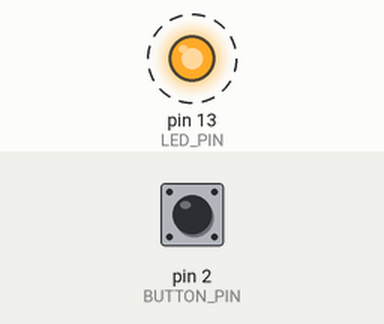
Simulated run of this sketch. Board: Arduino Uno, built with avr-gcc and run on an emulated ATmega328P. Parts: output pins drawn as LEDs (lit = HIGH). Dashed ring = blinking. The test bench sets the inputs (shaded band); at power-on: pin 2 (BUTTON_PIN) HIGH.

Above: at 0.9 s.
1.3 s: pin 2 (BUTTON_PIN) pulled LOW for 0.15 s
At 2.54 s:
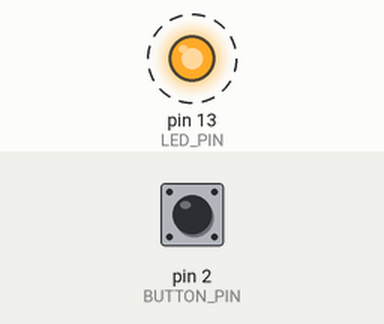
4.3 s: pin 2 (BUTTON_PIN) pulled LOW for 1 s
7.3 s: pin 2 (BUTTON_PIN) pulled LOW for 3.2 s
At 13.0 s:
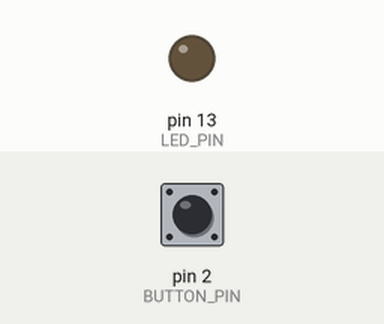
Timing chart, 0 to 18.0 s (numbered marks = the images above; inputs shaded):
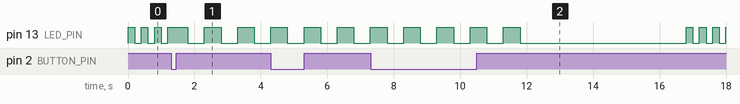

Measured:
- after the input at 1.3 s, pin 13 (LED_PIN): alternates HIGH for 0.50 s and LOW for 0.50 s, starting after 0.50 s
- by itself, pin 13 (LED_PIN): alternates HIGH for 0.20 s and LOW for 0.20 s

The sketch:

3_lab3.ino
```cpp
#define BUTTON_PIN 2
#define LED_PIN 13

volatile bool buttonPressed = false;

bool idleLedState = false;
unsigned long idleLastToggle = 0;
const unsigned long IDLE_INTERVAL = 200;

bool fastLedState = false;
unsigned long fastLastToggle = 0;
int blinkCount = 0;
const unsigned long FAST_INTERVAL = 500;

unsigned long pauseStartTime = 0; //пауза
const unsigned long PAUSE_DURATION = 5000;

byte state = 0; //состояние, где 0 это постоянное мигание, 1 это 1гцх5, 2 пауза 5сек

void setup() {
  pinMode(LED_PIN, OUTPUT);
  pinMode(BUTTON_PIN, INPUT_PULLUP);

  attachInterrupt(0, buttonISR, FALLING);

  idleLastToggle = millis();
  idleLedState = true;
  digitalWrite(LED_PIN, HIGH);
}

void loop() {
  unsigned long currentTime = millis();

  if (buttonPressed) {
    buttonPressed = false;

    state = 1;
    fastLastToggle = currentTime;
    blinkCount = 0;
    fastLedState = true;
    digitalWrite(LED_PIN, HIGH);
  }

  if (state == 0) {
    if (currentTime - idleLastToggle >= IDLE_INTERVAL) {
      idleLastToggle = currentTime;
      idleLedState = !idleLedState;
      digitalWrite(LED_PIN, idleLedState);
    }
  }
  else if (state == 1) {
    if (currentTime - fastLastToggle >= FAST_INTERVAL) {
      fastLastToggle = currentTime;
      fastLedState = !fastLedState;
      digitalWrite(LED_PIN, fastLedState);

      if (!fastLedState) {
        blinkCount++;
        if (blinkCount >= 5) {
          state = 2;
          pauseStartTime = currentTime;
          digitalWrite(LED_PIN, LOW);
        }
      }
    }
  }
  else if (state == 2) {
    if (currentTime - pauseStartTime >= PAUSE_DURATION) {
      state = 0;
      idleLastToggle = currentTime;
      idleLedState = true;
      digitalWrite(LED_PIN, HIGH);
    }
  }
}

void buttonISR() {
  buttonPressed = true;
}
```
